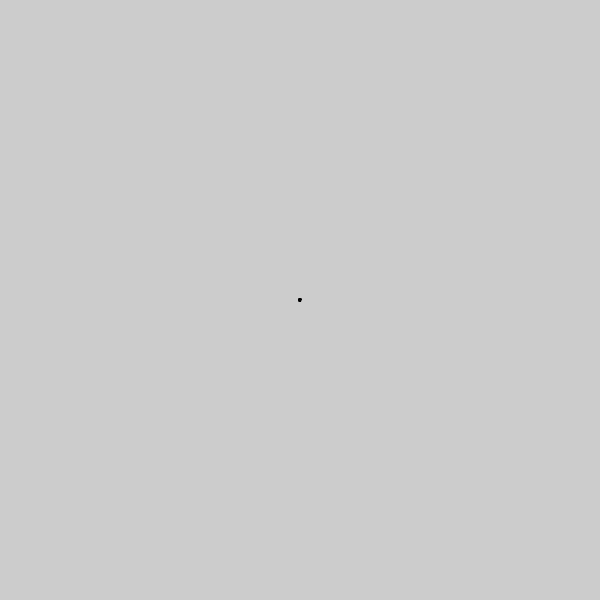
Frame 1 (no input)
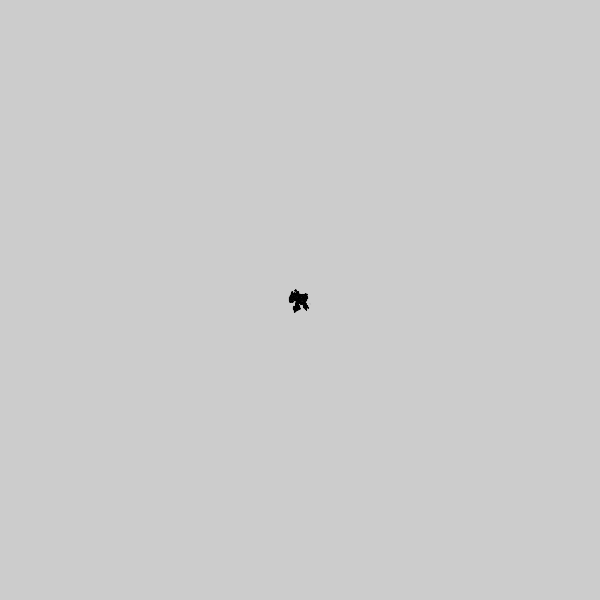
Frame 60 (the mouse pressed at the canvas centre just before this capture)
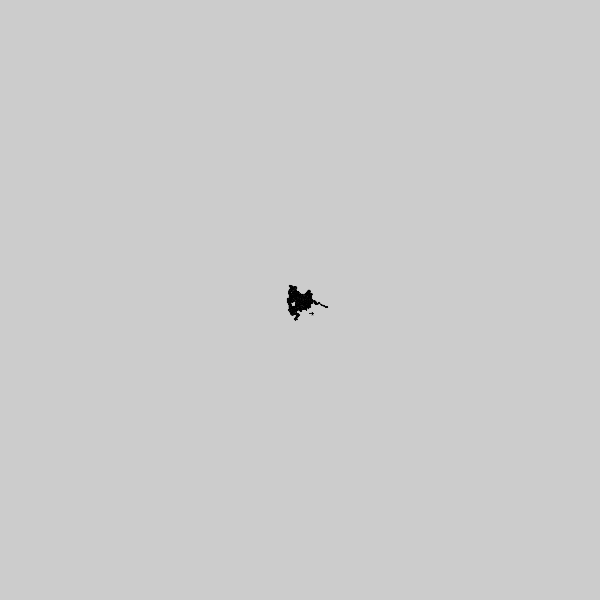
Frame 120 (the mouse held since frame 60 and released just before this capture)

The Processing sketch that drew these frames (run headless with seeded random() and noise(); from frame 60 on, the mouse is pressed at the canvas centre):

// Processing sketch: processing_131192
// ── processing_131192.pde

/*
======
 SCIMA-300-03 Homework 02_v1
 William Felker 
 20140204
 ======
 */
Circle[] crclLight;
Circle[] crclDark;
void setup() {
  size(600, 600);
  crclLight = new Circle[25];
  crclDark = new Circle[25];
  for (int i=0; i< crclLight.length; i++) {
    crclLight[i] = new Circle(width/2, height/2, i, 0 ); // xPos, yPos, zPos, id
  }
}
void draw() {
  //background(255);

  for (int i = 0; i < crclDark.length;i++) {
    crclLight[i].move();
    //crclLight[i].collide();
    //crclLight[i].collision();
    crclLight[i].display();
  }
}

class Circle {
  //===Variables===
  float xPos, yPos, zPos;
  float speed;
  int id;
  Circle(float _xPos, float _yPos, float _zPos, int _id) {
    xPos = _xPos; //X position
    yPos = _yPos; //Y position
    zPos = _zPos; //Z position for scaling
    id = _id;//
    speed = 1;//
  }
  //===METHODS===
  void move() {
    xPos += random(-speed, speed);
    yPos += random(-speed, speed);
    zPos += random(-speed, speed);
    speed += .0001;
  }
  void display() {
    smooth();
    ellipse(xPos, yPos, zPos*.05, zPos*.05);
  }
  void collision() {
  }
  void collide() {
  }
}
